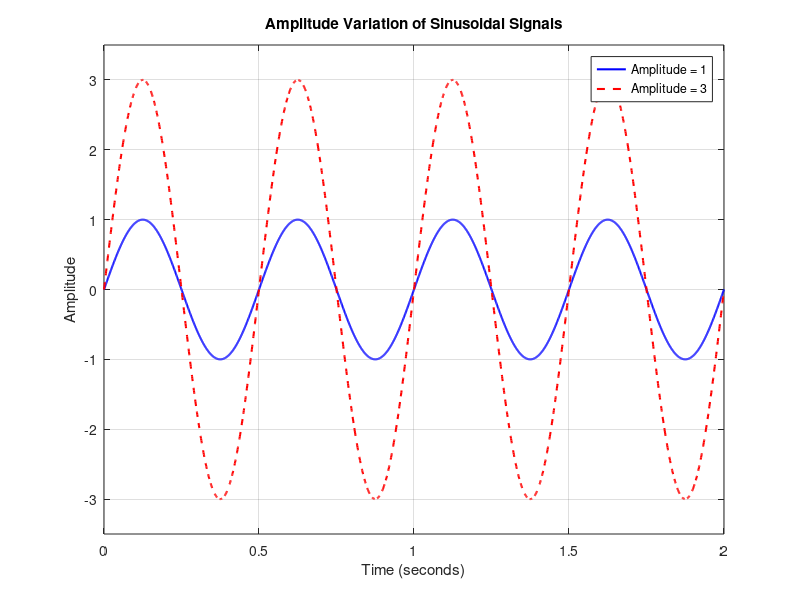

Write the MATLAB code that produced this figure.
clc;
clear;
close all;

% PROJECT 01 - EXPERIMENT 02: AMPLITUDE VARIATION

% 1. Define signal parameters
f = 2;              % Frequency in Hz
Fs = 1000;           % Sampling frequency in Hz
T = 1/Fs;            % Sampling period
t = 0:T:2;           % Time vector (2 seconds)

% 2. Define different amplitudes
A1 = 1;
A2 = 3;

% 3. Generate sinusoidal signals
x1 = A1*sin(2*pi*f*t);
x2 = A2*sin(2*pi*f*t);

% 4. Plot both signals
figure;

plot(t, x1, 'b', 'LineWidth', 1.5);
hold on;

plot(t, x2, 'r--', 'LineWidth', 1.5);

% 5. Format the graph
grid on;
xlabel('Time (seconds)');
ylabel('Amplitude');
title('Amplitude Variation of Sinusoidal Signals');

legend('Amplitude = 1', 'Amplitude = 3');

% 6. Set axis limits
xlim([0 2]);
ylim([-3.5 3.5]);

% 7. Display signal information
fprintf('AMPLITUDE VARIATION EXPERIMENT\n');
fprintf('Frequency: %g Hz\n', f);
fprintf('Signal 1 Amplitude: %g\n', A1);
fprintf('Signal 2 Amplitude: %g\n', A2);

% 8. Save the plot
exportgraphics(gcf, 'Results/amplitude_variation.png', ...
    'Resolution', 300);
